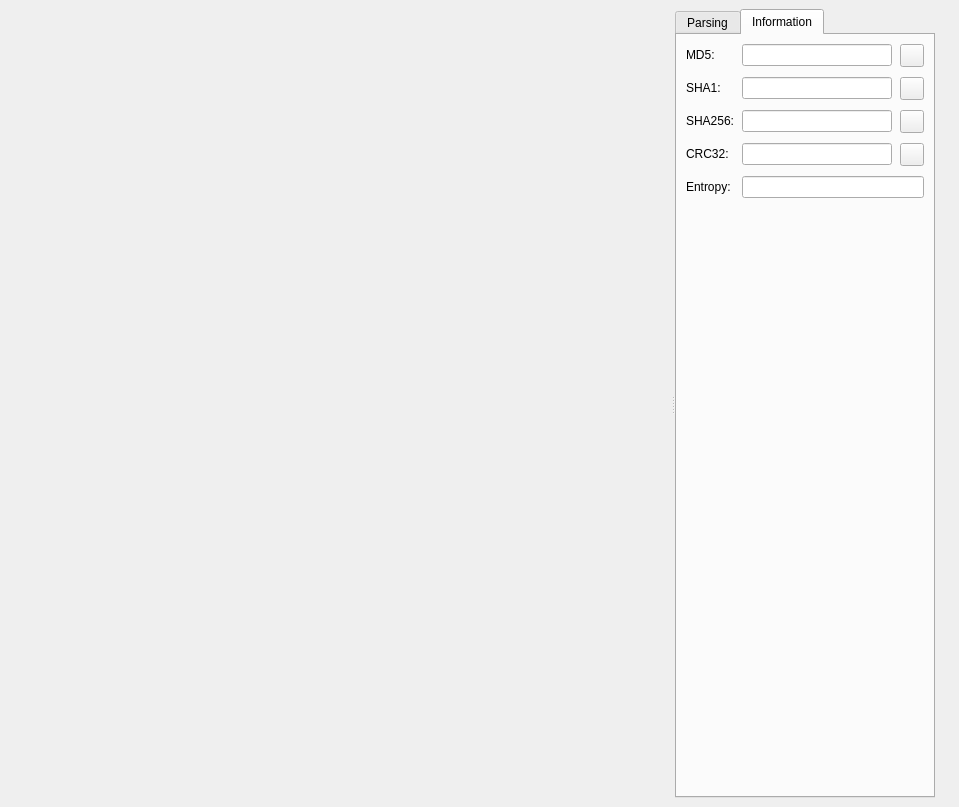
<?xml version="1.0" encoding="UTF-8"?>
<ui version="4.0">
 <class>HexdumpWidget</class>
 <widget class="QDockWidget" name="HexdumpWidget">
  <property name="geometry">
   <rect>
    <x>0</x>
    <y>0</y>
    <width>959</width>
    <height>807</height>
   </rect>
  </property>
  <property name="sizePolicy">
   <sizepolicy hsizetype="Expanding" vsizetype="Preferred">
    <horstretch>0</horstretch>
    <verstretch>0</verstretch>
   </sizepolicy>
  </property>
  <property name="windowTitle">
   <string>Hexdump</string>
  </property>
  <widget class="QWidget" name="dockWidgetContents">
   <layout class="QHBoxLayout" name="horizontalLayout">
    <property name="spacing">
     <number>0</number>
    </property>
    <property name="rightMargin">
     <number>0</number>
    </property>
    <item>
     <widget class="QSplitter" name="splitter">
      <property name="orientation">
       <enum>Qt::Horizontal</enum>
      </property>
      <widget class="HexWidget" name="hexTextView">
       <property name="sizePolicy">
        <sizepolicy hsizetype="Expanding" vsizetype="Expanding">
         <horstretch>1</horstretch>
         <verstretch>0</verstretch>
        </sizepolicy>
       </property>
       <property name="frameShape">
        <enum>QFrame::NoFrame</enum>
       </property>
       <property name="widgetResizable">
        <bool>true</bool>
       </property>
      </widget>
      <widget class="QTabWidget" name="hexSideTab_2">
       <property name="sizePolicy">
        <sizepolicy hsizetype="Preferred" vsizetype="Expanding">
         <horstretch>0</horstretch>
         <verstretch>0</verstretch>
        </sizepolicy>
       </property>
       <property name="tabPosition">
        <enum>QTabWidget::North</enum>
       </property>
       <property name="currentIndex">
        <number>1</number>
       </property>
       <property name="usesScrollButtons">
        <bool>true</bool>
       </property>
       <property name="documentMode">
        <bool>false</bool>
       </property>
       <widget class="QWidget" name="tabDIsasm_2">
        <attribute name="title">
         <string>Parsing</string>
        </attribute>
        <layout class="QVBoxLayout" name="verticalLayout_23">
         <property name="spacing">
          <number>6</number>
         </property>
         <property name="leftMargin">
          <number>0</number>
         </property>
         <property name="topMargin">
          <number>0</number>
         </property>
         <property name="rightMargin">
          <number>0</number>
         </property>
         <property name="bottomMargin">
          <number>0</number>
         </property>
         <item>
          <layout class="QVBoxLayout" name="verticalLayout_16">
           <property name="spacing">
            <number>5</number>
           </property>
           <property name="rightMargin">
            <number>0</number>
           </property>
           <item>
            <layout class="QHBoxLayout" name="horizontalLayout_17">
             <property name="topMargin">
              <number>0</number>
             </property>
             <item>
              <widget class="QComboBox" name="parseTypeComboBox">
               <property name="sizePolicy">
                <sizepolicy hsizetype="Preferred" vsizetype="Fixed">
                 <horstretch>0</horstretch>
                 <verstretch>0</verstretch>
                </sizepolicy>
               </property>
              </widget>
             </item>
             <item>
              <widget class="QLabel" name="label_6">
               <property name="sizePolicy">
                <sizepolicy hsizetype="Fixed" vsizetype="Preferred">
                 <horstretch>0</horstretch>
                 <verstretch>0</verstretch>
                </sizepolicy>
               </property>
               <property name="text">
                <string>Endian</string>
               </property>
              </widget>
             </item>
             <item>
              <widget class="QComboBox" name="parseEndianComboBox">
               <property name="sizeAdjustPolicy">
                <enum>QComboBox::AdjustToContents</enum>
               </property>
               <item>
                <property name="text">
                 <string>Little</string>
                </property>
               </item>
               <item>
                <property name="text">
                 <string>Big</string>
                </property>
               </item>
              </widget>
             </item>
            </layout>
           </item>
           <item>
            <widget class="QFrame" name="hexSideFrame_2">
             <property name="sizePolicy">
              <sizepolicy hsizetype="Expanding" vsizetype="Fixed">
               <horstretch>0</horstretch>
               <verstretch>0</verstretch>
              </sizepolicy>
             </property>
             <property name="minimumSize">
              <size>
               <width>0</width>
               <height>0</height>
              </size>
             </property>
             <property name="frameShape">
              <enum>QFrame::NoFrame</enum>
             </property>
             <property name="frameShadow">
              <enum>QFrame::Plain</enum>
             </property>
             <property name="lineWidth">
              <number>0</number>
             </property>
             <layout class="QHBoxLayout" name="horizontalLayout_21">
              <property name="sizeConstraint">
               <enum>QLayout::SetMinimumSize</enum>
              </property>
              <property name="leftMargin">
               <number>5</number>
              </property>
              <property name="topMargin">
               <number>0</number>
              </property>
              <property name="rightMargin">
               <number>5</number>
              </property>
              <property name="bottomMargin">
               <number>5</number>
              </property>
              <item>
               <widget class="QLabel" name="hexArchLabel_2">
                <property name="sizePolicy">
                 <sizepolicy hsizetype="Fixed" vsizetype="Preferred">
                  <horstretch>0</horstretch>
                  <verstretch>0</verstretch>
                 </sizepolicy>
                </property>
                <property name="text">
                 <string>Arch</string>
                </property>
               </widget>
              </item>
              <item>
               <widget class="QComboBox" name="parseArchComboBox">
                <property name="sizePolicy">
                 <sizepolicy hsizetype="Preferred" vsizetype="Fixed">
                  <horstretch>0</horstretch>
                  <verstretch>0</verstretch>
                 </sizepolicy>
                </property>
                <property name="sizeAdjustPolicy">
                 <enum>QComboBox::AdjustToContents</enum>
                </property>
                <property name="frame">
                 <bool>false</bool>
                </property>
               </widget>
              </item>
              <item>
               <widget class="QLabel" name="hexBitsLabel_2">
                <property name="sizePolicy">
                 <sizepolicy hsizetype="Fixed" vsizetype="Preferred">
                  <horstretch>0</horstretch>
                  <verstretch>0</verstretch>
                 </sizepolicy>
                </property>
                <property name="text">
                 <string>Bits</string>
                </property>
               </widget>
              </item>
              <item>
               <widget class="QComboBox" name="parseBitsComboBox">
                <property name="sizeAdjustPolicy">
                 <enum>QComboBox::AdjustToContents</enum>
                </property>
                <item>
                 <property name="text">
                  <string>16</string>
                 </property>
                </item>
                <item>
                 <property name="text">
                  <string>32</string>
                 </property>
                </item>
                <item>
                 <property name="text">
                  <string>64</string>
                 </property>
                </item>
               </widget>
              </item>
             </layout>
            </widget>
           </item>
           <item>
            <widget class="QPlainTextEdit" name="hexDisasTextEdit">
             <property name="sizePolicy">
              <sizepolicy hsizetype="Preferred" vsizetype="Expanding">
               <horstretch>0</horstretch>
               <verstretch>0</verstretch>
              </sizepolicy>
             </property>
             <property name="font">
              <font>
               <family>Anonymous Pro</family>
               <pointsize>13</pointsize>
              </font>
             </property>
             <property name="frameShape">
              <enum>QFrame::NoFrame</enum>
             </property>
             <property name="lineWidth">
              <number>0</number>
             </property>
             <property name="readOnly">
              <bool>true</bool>
             </property>
             <property name="plainText">
              <string/>
             </property>
            </widget>
           </item>
          </layout>
         </item>
        </layout>
       </widget>
       <widget class="QWidget" name="tabHistogram_2">
        <property name="sizePolicy">
         <sizepolicy hsizetype="Expanding" vsizetype="Preferred">
          <horstretch>0</horstretch>
          <verstretch>0</verstretch>
         </sizepolicy>
        </property>
        <attribute name="title">
         <string>Information</string>
        </attribute>
        <layout class="QVBoxLayout" name="verticalLayout">
         <item>
          <layout class="QGridLayout" name="gridLayout" columnstretch="0,0,0">
           <property name="sizeConstraint">
            <enum>QLayout::SetDefaultConstraint</enum>
           </property>
           <property name="rightMargin">
            <number>0</number>
           </property>
           <property name="horizontalSpacing">
            <number>8</number>
           </property>
           <property name="verticalSpacing">
            <number>10</number>
           </property>
           <item row="3" column="0">
            <widget class="QLabel" name="labelSHA256">
             <property name="sizePolicy">
              <sizepolicy hsizetype="Fixed" vsizetype="Fixed">
               <horstretch>0</horstretch>
               <verstretch>0</verstretch>
              </sizepolicy>
             </property>
             <property name="midLineWidth">
              <number>4</number>
             </property>
             <property name="text">
              <string>SHA256:</string>
             </property>
            </widget>
           </item>
           <item row="1" column="1">
            <widget class="QLineEdit" name="bytesMD5">
             <property name="sizePolicy">
              <sizepolicy hsizetype="Expanding" vsizetype="Fixed">
               <horstretch>0</horstretch>
               <verstretch>0</verstretch>
              </sizepolicy>
             </property>
             <property name="frame">
              <bool>true</bool>
             </property>
             <property name="alignment">
              <set>Qt::AlignJustify|Qt::AlignVCenter</set>
             </property>
             <property name="readOnly">
              <bool>true</bool>
             </property>
            </widget>
           </item>
           <item row="2" column="0">
            <widget class="QLabel" name="labelSHA1">
             <property name="sizePolicy">
              <sizepolicy hsizetype="Fixed" vsizetype="Fixed">
               <horstretch>0</horstretch>
               <verstretch>0</verstretch>
              </sizepolicy>
             </property>
             <property name="text">
              <string>SHA1:</string>
             </property>
            </widget>
           </item>
           <item row="3" column="2" alignment="Qt::AlignRight">
            <widget class="QToolButton" name="copySHA256">
             <property name="toolTip">
              <string>Copy SHA256</string>
             </property>
             <property name="layoutDirection">
              <enum>Qt::RightToLeft</enum>
             </property>
             <property name="text">
              <string notr="true"/>
             </property>
            </widget>
           </item>
           <item row="2" column="2">
            <widget class="QToolButton" name="copySHA1">
             <property name="toolTip">
              <string>Copy SHA1</string>
             </property>
             <property name="layoutDirection">
              <enum>Qt::RightToLeft</enum>
             </property>
             <property name="text">
              <string notr="true"/>
             </property>
            </widget>
           </item>
           <item row="4" column="1">
            <widget class="QLineEdit" name="bytesCRC32">
             <property name="frame">
              <bool>true</bool>
             </property>
             <property name="alignment">
              <set>Qt::AlignJustify|Qt::AlignVCenter</set>
             </property>
             <property name="readOnly">
              <bool>true</bool>
             </property>
            </widget>
           </item>
           <item row="4" column="2" alignment="Qt::AlignRight">
            <widget class="QToolButton" name="copyCRC32">
             <property name="toolTip">
              <string>Copy CRC32</string>
             </property>
             <property name="layoutDirection">
              <enum>Qt::RightToLeft</enum>
             </property>
             <property name="text">
              <string notr="true"/>
             </property>
            </widget>
           </item>
           <item row="5" column="1" colspan="2">
            <widget class="QLineEdit" name="bytesEntropy">
             <property name="sizePolicy">
              <sizepolicy hsizetype="Expanding" vsizetype="Fixed">
               <horstretch>0</horstretch>
               <verstretch>0</verstretch>
              </sizepolicy>
             </property>
             <property name="frame">
              <bool>true</bool>
             </property>
             <property name="alignment">
              <set>Qt::AlignJustify|Qt::AlignVCenter</set>
             </property>
             <property name="readOnly">
              <bool>true</bool>
             </property>
            </widget>
           </item>
           <item row="5" column="0" alignment="Qt::AlignLeft">
            <widget class="QLabel" name="labelEntropy">
             <property name="sizePolicy">
              <sizepolicy hsizetype="Fixed" vsizetype="Fixed">
               <horstretch>0</horstretch>
               <verstretch>0</verstretch>
              </sizepolicy>
             </property>
             <property name="text">
              <string>Entropy:</string>
             </property>
            </widget>
           </item>
           <item row="2" column="1">
            <widget class="QLineEdit" name="bytesSHA1">
             <property name="sizePolicy">
              <sizepolicy hsizetype="Expanding" vsizetype="Fixed">
               <horstretch>0</horstretch>
               <verstretch>0</verstretch>
              </sizepolicy>
             </property>
             <property name="frame">
              <bool>true</bool>
             </property>
             <property name="alignment">
              <set>Qt::AlignJustify|Qt::AlignVCenter</set>
             </property>
             <property name="readOnly">
              <bool>true</bool>
             </property>
            </widget>
           </item>
           <item row="1" column="0">
            <widget class="QLabel" name="labelMD5">
             <property name="sizePolicy">
              <sizepolicy hsizetype="Fixed" vsizetype="Fixed">
               <horstretch>0</horstretch>
               <verstretch>0</verstretch>
              </sizepolicy>
             </property>
             <property name="text">
              <string>MD5:</string>
             </property>
            </widget>
           </item>
           <item row="4" column="0">
            <widget class="QLabel" name="labelCRC32">
             <property name="sizePolicy">
              <sizepolicy hsizetype="Fixed" vsizetype="Fixed">
               <horstretch>0</horstretch>
               <verstretch>0</verstretch>
              </sizepolicy>
             </property>
             <property name="text">
              <string>CRC32:</string>
             </property>
            </widget>
           </item>
           <item row="1" column="2">
            <widget class="QToolButton" name="copyMD5">
             <property name="toolTip">
              <string>Copy MD5</string>
             </property>
             <property name="layoutDirection">
              <enum>Qt::RightToLeft</enum>
             </property>
             <property name="text">
              <string notr="true"/>
             </property>
            </widget>
           </item>
           <item row="3" column="1">
            <widget class="QLineEdit" name="bytesSHA256">
             <property name="frame">
              <bool>true</bool>
             </property>
             <property name="alignment">
              <set>Qt::AlignJustify|Qt::AlignVCenter</set>
             </property>
             <property name="readOnly">
              <bool>true</bool>
             </property>
            </widget>
           </item>
          </layout>
         </item>
         <item>
          <spacer name="verticalSpacer">
           <property name="orientation">
            <enum>Qt::Vertical</enum>
           </property>
           <property name="sizeHint" stdset="0">
            <size>
             <width>20</width>
             <height>40</height>
            </size>
           </property>
          </spacer>
         </item>
        </layout>
       </widget>
      </widget>
     </widget>
    </item>
    <item>
     <widget class="QToolButton" name="openSideViewB">
      <property name="sizePolicy">
       <sizepolicy hsizetype="Fixed" vsizetype="Preferred">
        <horstretch>0</horstretch>
        <verstretch>0</verstretch>
       </sizepolicy>
      </property>
      <property name="maximumSize">
       <size>
        <width>24</width>
        <height>16777215</height>
       </size>
      </property>
      <property name="styleSheet">
       <string notr="true"/>
      </property>
      <property name="text">
       <string notr="true"/>
      </property>
      <property name="icon">
       <iconset resource="../resources.qrc">
        <normaloff>:/img/icons/previous.svg</normaloff>:/img/icons/previous.svg</iconset>
      </property>
      <property name="iconSize">
       <size>
        <width>16</width>
        <height>12</height>
       </size>
      </property>
      <property name="autoRaise">
       <bool>true</bool>
      </property>
      <property name="arrowType">
       <enum>Qt::NoArrow</enum>
      </property>
     </widget>
    </item>
   </layout>
  </widget>
 </widget>
 <customwidgets>
  <customwidget>
   <class>HexWidget</class>
   <extends>QScrollArea</extends>
   <header>HexWidget.h</header>
   <container>1</container>
  </customwidget>
 </customwidgets>
 <resources>
  <include location="../resources.qrc"/>
 </resources>
 <connections/>
</ui>
